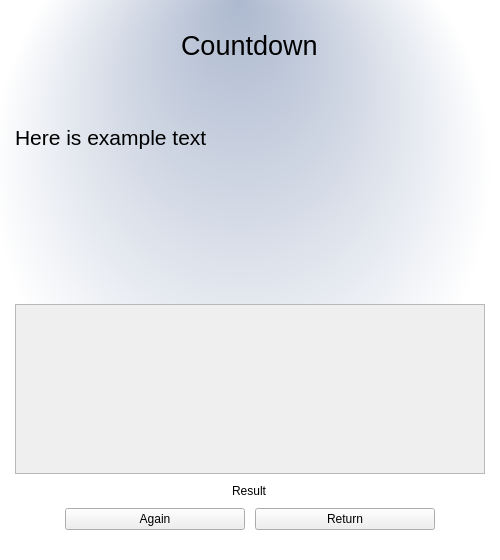
<?xml version="1.0" encoding="UTF-8"?>
<ui version="4.0">
 <class>test_widget</class>
 <widget class="QWidget" name="test_widget">
  <property name="enabled">
   <bool>true</bool>
  </property>
  <property name="geometry">
   <rect>
    <x>0</x>
    <y>0</y>
    <width>500</width>
    <height>560</height>
   </rect>
  </property>
  <property name="windowTitle">
   <string>Form</string>
  </property>
  <property name="styleSheet">
   <string notr="true">#test_widget {
background-color:qradialgradient(spread:pad, cx:0.483682, cy:0.307, radius:0.5, fx:0.478, fy:0, stop:0 rgba(173, 185, 207, 255), stop:1 rgba(255, 255, 255, 255))
}</string>
  </property>
  <layout class="QVBoxLayout" name="verticalLayout" stretch="1,2,2,0,0">
   <property name="spacing">
    <number>10</number>
   </property>
   <property name="leftMargin">
    <number>15</number>
   </property>
   <property name="topMargin">
    <number>30</number>
   </property>
   <property name="rightMargin">
    <number>15</number>
   </property>
   <property name="bottomMargin">
    <number>30</number>
   </property>
   <item alignment="Qt::AlignHCenter|Qt::AlignTop">
    <widget class="QLabel" name="countdown_label">
     <property name="font">
      <font>
       <pointsize>20</pointsize>
      </font>
     </property>
     <property name="text">
      <string>Countdown</string>
     </property>
    </widget>
   </item>
   <item>
    <widget class="QLabel" name="typingtext_label">
     <property name="font">
      <font>
       <pointsize>16</pointsize>
      </font>
     </property>
     <property name="text">
      <string>Here is example text</string>
     </property>
     <property name="alignment">
      <set>Qt::AlignLeading|Qt::AlignLeft|Qt::AlignTop</set>
     </property>
     <property name="wordWrap">
      <bool>true</bool>
     </property>
    </widget>
   </item>
   <item>
    <widget class="QPlainTextEdit" name="plainTextEdit">
     <property name="enabled">
      <bool>false</bool>
     </property>
    </widget>
   </item>
   <item alignment="Qt::AlignHCenter">
    <widget class="QLabel" name="results_label">
     <property name="text">
      <string>Result</string>
     </property>
    </widget>
   </item>
   <item>
    <layout class="QHBoxLayout" name="buttons">
     <property name="spacing">
      <number>10</number>
     </property>
     <property name="leftMargin">
      <number>50</number>
     </property>
     <property name="rightMargin">
      <number>50</number>
     </property>
     <item>
      <widget class="QPushButton" name="again_button">
       <property name="text">
        <string>Again</string>
       </property>
      </widget>
     </item>
     <item>
      <widget class="QPushButton" name="return_button">
       <property name="text">
        <string>Return</string>
       </property>
      </widget>
     </item>
    </layout>
   </item>
  </layout>
 </widget>
 <resources/>
 <connections/>
</ui>
